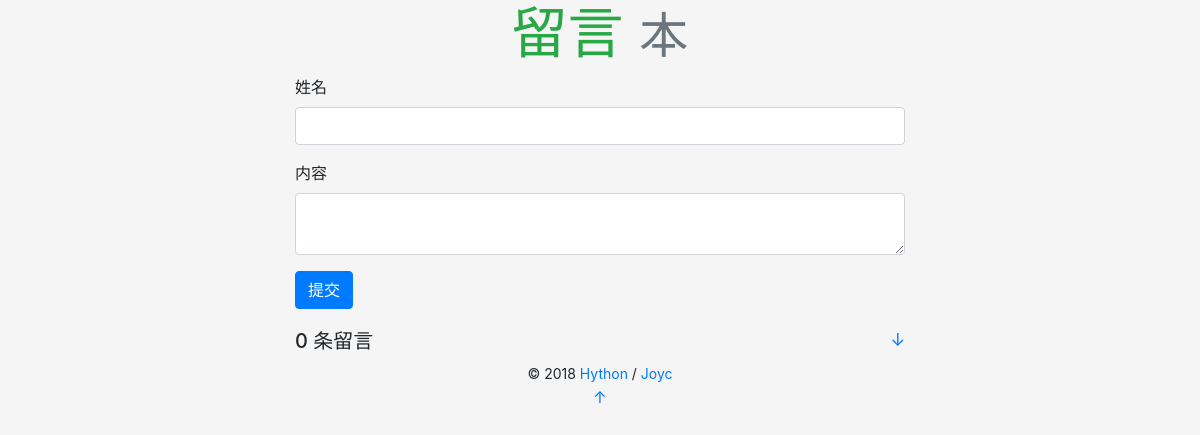
Before: / with the older database file.
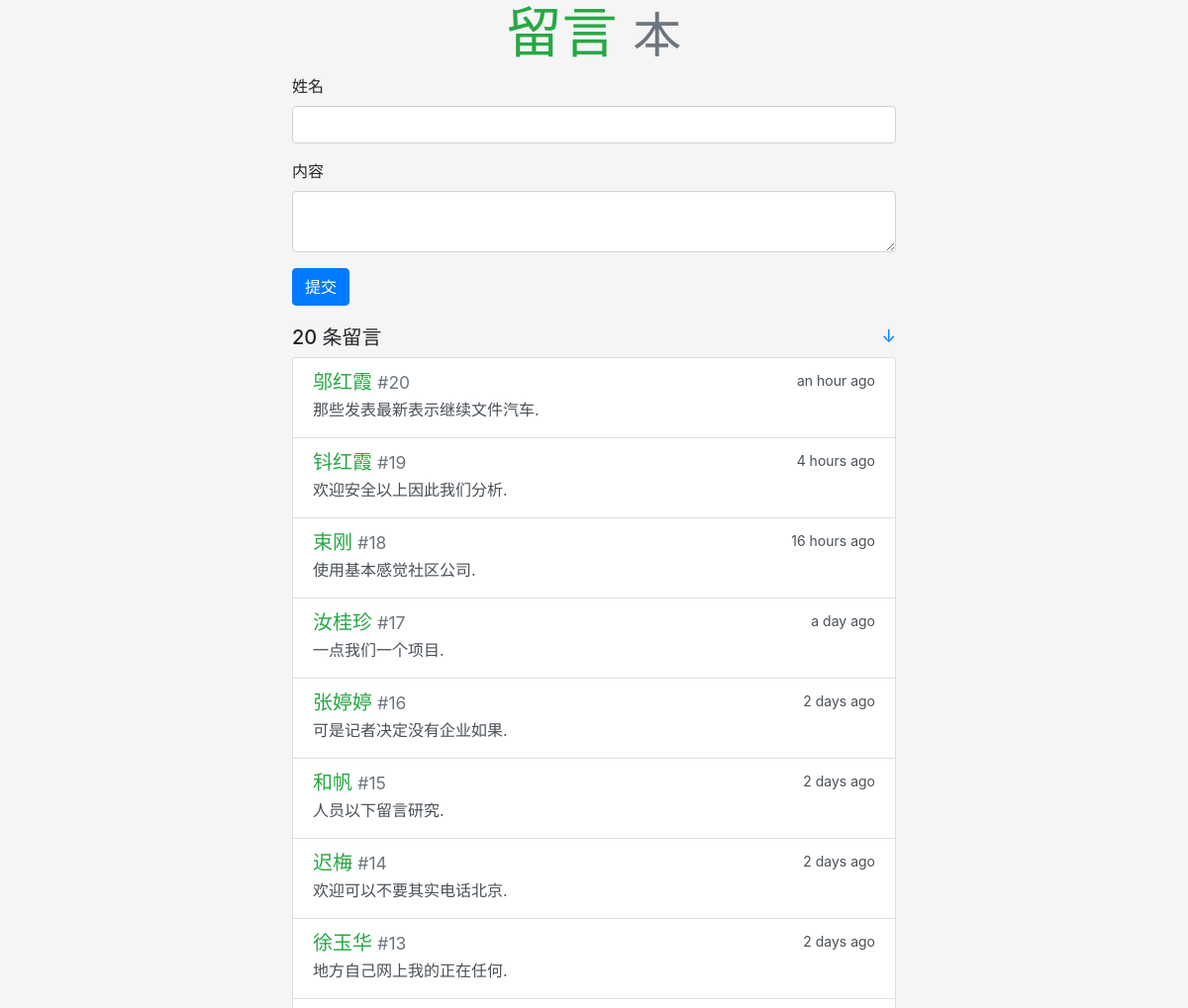
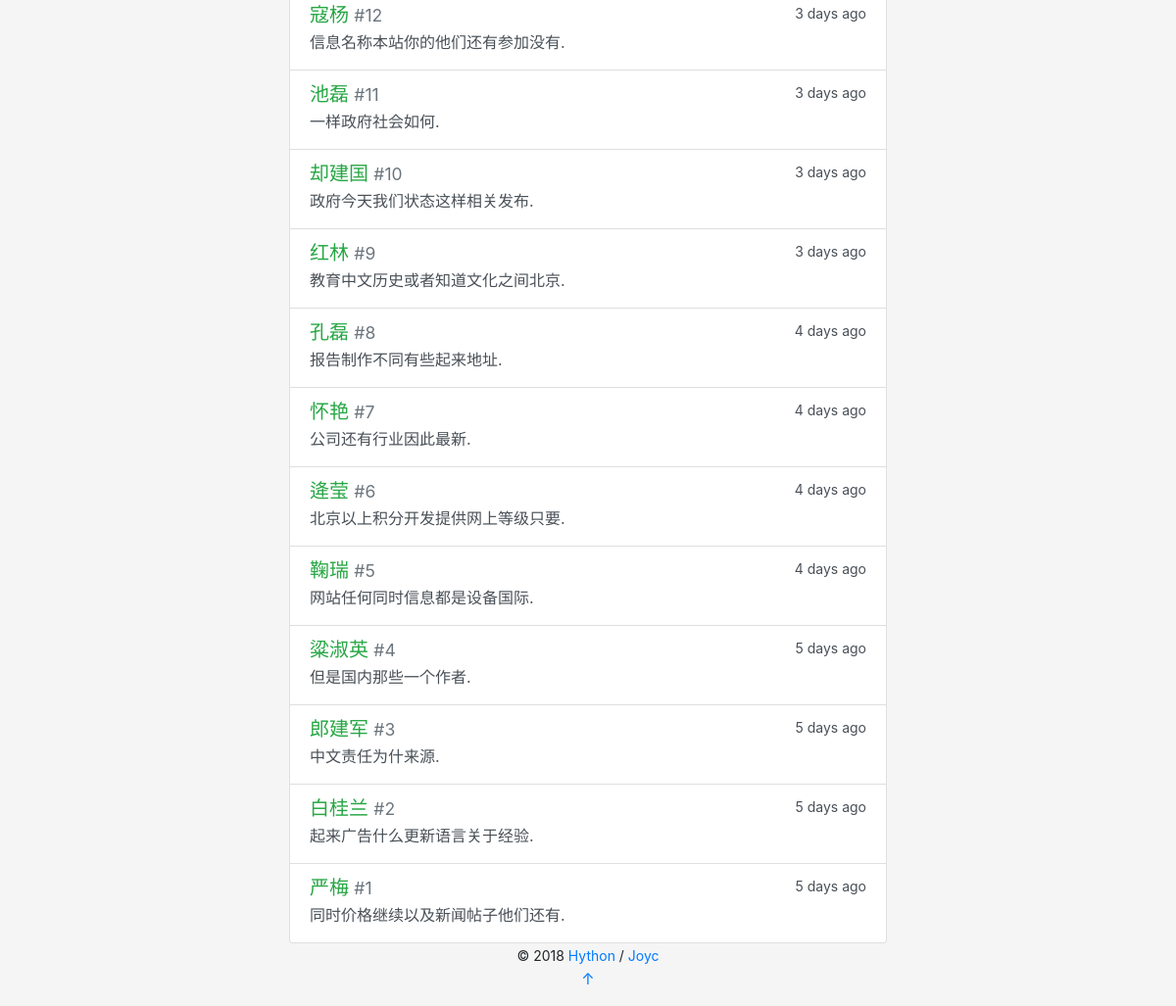
After: the same page with the newer database file (2 pictures, top to bottom).
### guestbook/models.py (models this page shows)
class Message(db.Model):
    id = db.Column(db.Integer, primary_key=True)
    content = db.Column(db.String(200))
    name = db.Column(db.String(20))
    timestamp = db.Column(db.DateTime, default=datetime.utcnow, index=True)

### guestbook/views.py (the view, shortened to what this page needs)
@app.route('/', methods=['GET', 'POST'])
def index():
    messages = Message.query.order_by(Message.timestamp.desc()).all()
    form = GuestbookForm()
    return render_template('index.html', form=form, messages=messages)

### guestbook/forms.py
class GuestbookForm(FlaskForm):
    name = StringField('姓名', validators=[DataRequired(), Length(1, 20)])
    content = TextAreaField('内容', validators=[DataRequired(), Length(1, 200)])
    submit = SubmitField('提交')

### guestbook/templates/index.html
{% extends 'base.html' %}
{% from 'bootstrap/form.html' import render_form %}
{% block content %}
<div class="gbook-form">
    {{ render_form(form, action=request.full_path) }}
</div>
<h5>{{ messages|length }} 条留言
    <small class="float-right">
        <a href="#bottom" title="Go Bottom">&darr;</a>
    </small>
</h5>
<div class="list-group">
    {% for message in messages %}
        <a class="list-group-item list-group-item-action flex-column">
            <div class="d-flex w-100 justify-content-between">
                <h5 class="mb-1 text-success">{{ message.name }}
                    <small class="text-muted"> #{{ loop.revindex }}</small>
                </h5>
                <small data-toggle="tooltip" data-placement="top" data-delay="500"
data-timestamp="{{ message.timestamp.strftime('%Y-%m-%dT%H:%M:%SZ') }}">
                    {{ moment(message.timestamp).fromNow(refresh=True) }}
                </small>
            </div>
            <p class="mb-1">{{ message.content }}</p>
        </a>
    {% endfor %}
</div>
{% endblock %}

### guestbook/templates/base.html (shortened to what this page needs)
<!DOCTYPE html>
<html lang="en">
<head>
    {{ bootstrap.load_css() }}
    <link rel="stylesheet" href="{{ url_for('static', filename='css/style.css') }}" type="text/css">
</head>
<body>
<main class="container">
    <header>
        <h1 class="text-center display-4">
            <a href="{{ url_for('index') }}" class="text-success"><strong>留言</strong></a>
            <small class="text-muted sub-title">本</small>
        </h1>
    </header>
    {% block content %}{% endblock %}
    <footer class="text-center">
        {% block footer %}
        <small> &copy; 2018 <a href="http://hython.com" title="hython">Hython</a> /
            <a href="https://github.com/joyc" title="Fork me on GitHub">Joyc</a>
        </small>
        <p><a id="bottom" href="#" title="Go Top">&uarr;</a></p>
        {% endblock %}
    </footer>
</main>
</body>
</html>

### guestbook/static/css/style.css (style rules this page uses)
body { background-color: rgb(245, 245, 245) !important; }
p { overflow-wrap: break-word; word-wrap: break-word; }
.container { max-width: 640px !important; }
.gbook-form { margin-bottom: 20px; }

Changed rows visible on the page:
added Message: name "邬红霞", timestamp "an hour ago", content "那些发表最新表示继续文件汽车."
added Message: name "钭红霞", timestamp "4 hours ago", content "欢迎安全以上因此我们分析."
added Message: name "束刚", timestamp "16 hours ago", content "使用基本感觉社区公司."
added Message: name "汝桂珍", timestamp "a day ago", content "一点我们一个项目."
added Message: name "张婷婷", timestamp "2 days ago", content "可是记者决定没有企业如果."
added Message: name "和帆", timestamp "2 days ago", content "人员以下留言研究."
added Message: name "迟梅", timestamp "2 days ago", content "欢迎可以不要其实电话北京."
added Message: name "徐玉华", timestamp "2 days ago", content "地方自己网上我的正在任何."
added Message: name "寇杨", timestamp "3 days ago", content "信息名称本站你的他们还有参加没有."
added Message: name "池磊", timestamp "3 days ago", content "一样政府社会如何."
added Message: name "却建国", timestamp "3 days ago", content "政府今天我们状态这样相关发布."
added Message: name "红林", timestamp "3 days ago", content "教育中文历史或者知道文化之间北京."
added Message: name "孔磊", timestamp "4 days ago", content "报告制作不同有些起来地址."
added Message: name "怀艳", timestamp "4 days ago", content "公司还有行业因此最新."
added Message: name "逄莹", timestamp "4 days ago", content "北京以上积分开发提供网上等级只要."
added Message: name "鞠瑞", timestamp "4 days ago", content "网站任何同时信息都是设备国际."
added Message: name "粱淑英", timestamp "5 days ago", content "但是国内那些一个作者."
added Message: name "郎建军", timestamp "5 days ago", content "中文责任为什来源."
added Message: name "白桂兰", timestamp "5 days ago", content "起来广告什么更新语言关于经验."
added Message: name "严梅", timestamp "5 days ago", content "同时价格继续以及新闻帖子他们还有."
Other visible differences:
{{ messages|length }}: "0" → "20"
